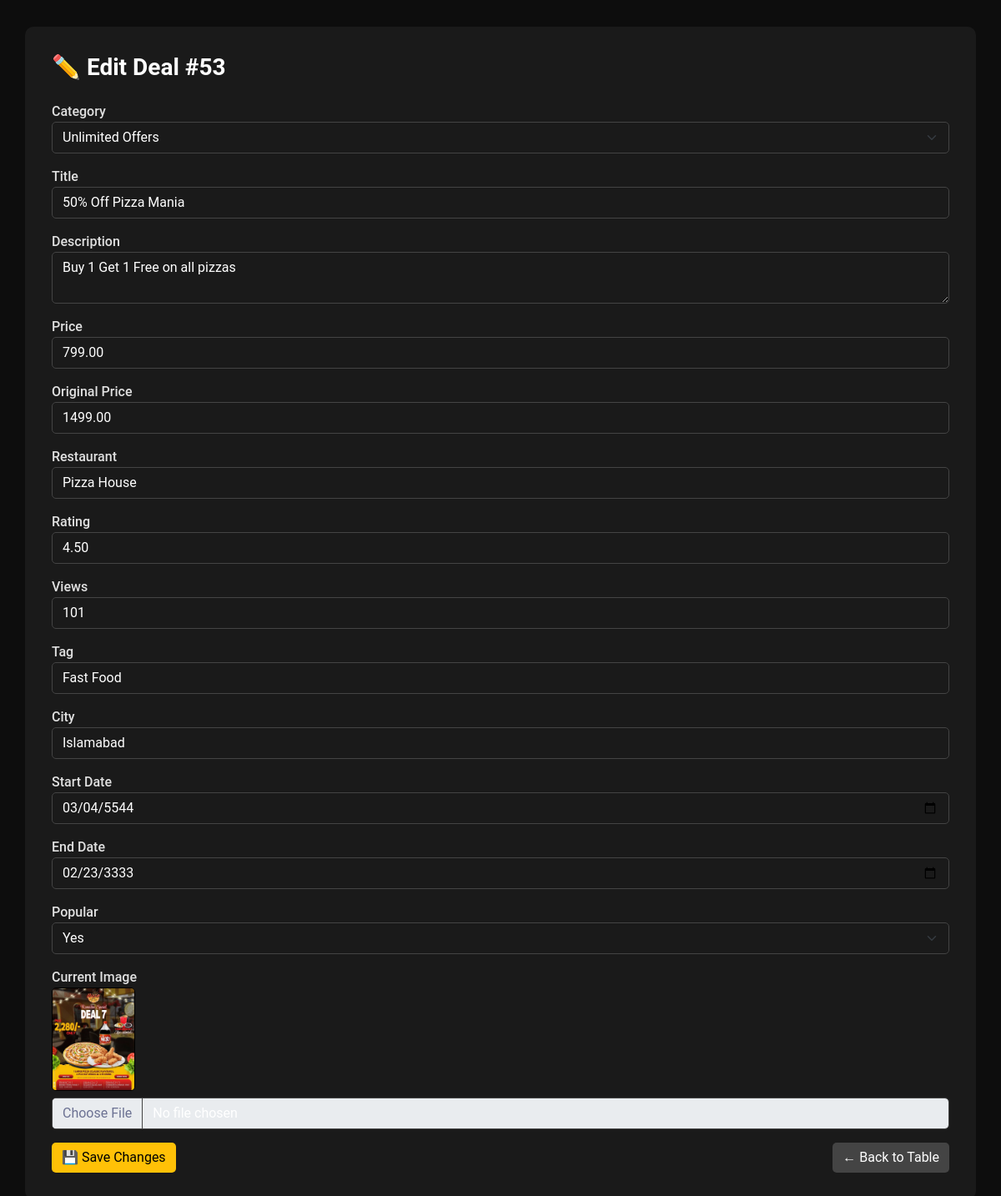
Page /dashboard/edit_deal.php?id=53 on the committed database.
### tables this page shows
CREATE TABLE `deals` (
  `id` int(11) NOT NULL,
  `is_Promoted` tinyint(4) NOT NULL DEFAULT 0,
  `category_id` int(11) DEFAULT NULL,
  `title` varchar(255) NOT NULL,
  `description` text DEFAULT NULL,
  `price` decimal(10,2) DEFAULT NULL,
  `original_price` decimal(10,2) DEFAULT NULL,
  `restaurant` varchar(255) NOT NULL,
  `image` varchar(1000) DEFAULT NULL,
  `is_popular` tinyint(1) DEFAULT 0,
  `rating` decimal(3,2) DEFAULT NULL,
  `reviews` int(11) DEFAULT NULL,
  `start_date` date DEFAULT NULL,
  `end_date` date DEFAULT NULL,
  `created_at` timestamp NULL DEFAULT current_timestamp(),
  `city` varchar(100) DEFAULT NULL,
  `tag` varchar(50) DEFAULT NULL,
  `views` int(11) DEFAULT 0,
  `is_premium` tinyint(1) DEFAULT 0
);

### dashboard/edit_deal.php (the view, shortened to what this page needs)
<?php
include '../config/config.php';
$id = $_GET['id'];
$query = "SELECT * FROM deals WHERE id = $id";
$result = mysqli_query($conn, $query);
$row = mysqli_fetch_assoc($result);
?>
<!DOCTYPE html>
<html lang="en">
<head>
    <link href="css/bootstrap.min.css" rel="stylesheet">
</head>
<body>
<div class="container">
    <h3>✏️ Edit Deal #<?= $row['id'] ?></h3>
    <form method="POST" enctype="multipart/form-data">
        <div class="mb-3"><label>Category</label>
            <select name="category_id" class="form-select" required>
                <?php
                $categories = mysqli_query($conn, "SELECT id, name FROM deal_categories ORDER BY name");
                while ($cat = mysqli_fetch_assoc($categories)) {
                    $selected = $cat['id'] == $row['category_id'] ? "selected" : "";
                    echo "<option value='{$cat['id']}' $selected>{$cat['name']}</option>";
                }
                ?>
            </select>
        </div>
        <div class="mb-3"><label>Title</label><input type="text" name="title" class="form-control" value="<?= $row['title'] ?>" required></div>
        <div class="mb-3"><label>Description</label><textarea name="description" class="form-control" required><?= $row['description'] ?></textarea></div>
        <div class="mb-3"><label>Price</label><input type="number" name="price" step="0.01" class="form-control" value="<?= $row['price'] ?>" required></div>
        <div class="mb-3"><label>Original Price</label><input type="number" name="original_price" step="0.01" class="form-control" value="<?= $row['original_price'] ?>"></div>
        <div class="mb-3"><label>Restaurant</label><input type="text" name="restaurant" class="form-control" value="<?= $row['restaurant'] ?>"></div>
        <div class="mb-3"><label>Rating</label><input type="text" name="rating" class="form-control" value="<?= $row['rating'] ?>"></div>
        <div class="mb-3"><label>Views</label><input type="number" name="views" class="form-control" value="<?= $row['views'] ?>"></div>
        <div class="mb-3"><label>Tag</label><input type="text" name="tag" class="form-control" value="<?= $row['tag'] ?>"></div>
        <div class="mb-3"><label>City</label><input type="text" name="city" class="form-control" value="<?= $row['city'] ?>"></div>
        <div class="mb-3"><label>Start Date</label><input type="date" name="start_date" class="form-control" value="<?= $row['start_date'] ?>"></div>
        <div class="mb-3"><label>End Date</label><input type="date" name="end_date" class="form-control" value="<?= $row['end_date'] ?>"></div>
        <div class="mb-3"><label>Popular</label>
            <select name="is_popular" class="form-select">
                <option value="1" <?= $row['is_popular'] == 1 ? 'selected' : '' ?>>Yes</option>
            </select>
        </div>
        <div class="mb-3">
            <label>Current Image</label><br>
            <img src="../assets/images/<?= $row['image'] ?>" width="100" class="mb-2 rounded border">
            <input type="file" name="image" class="form-control">
        </div>
        <div class="d-flex justify-content-between">
            <button type="submit" name="update" class="btn btn-warning">💾 Save Changes</button>
            <a href="deals_table.php" class="btn btn-secondary">← Back to Table</a>
        </div>
    </form>
</div>
</body>
</html>

### dashboard/edit_deal.php (style rules this page uses)
body { background-color: #0d0d0d; color: #e0e0e0; font-family: 'Roboto', sans-serif; }
.form-control, .form-select { background-color: #1a1a1a; color: #fff; border: 1px solid #444; }
label { font-weight: 500; }
.btn-warning { background-color: #ffc107; border: none; }
.btn-secondary { background-color: #444; border: none; }
.container { background-color: #1a1a1a; padding: 2rem; border-radius: 10px; margin-top: 2rem; }
h3 { color: #fff; margin-bottom: 1.5rem; }

### rows in the picture
deals: id "53", title "50% Off Pizza Mania", description "Buy 1 Get 1 Free on all pizzas", price "799.00", original_price "1499.00", restaurant "Pizza House", rating "4.50", views "101", tag "Fast Food", city "Islamabad", start_date "03/04/5544", end_date "02/23/3333", is_popular "Yes", image (picture)

### other values in the picture
form field category_id "Unlimited Offers"
